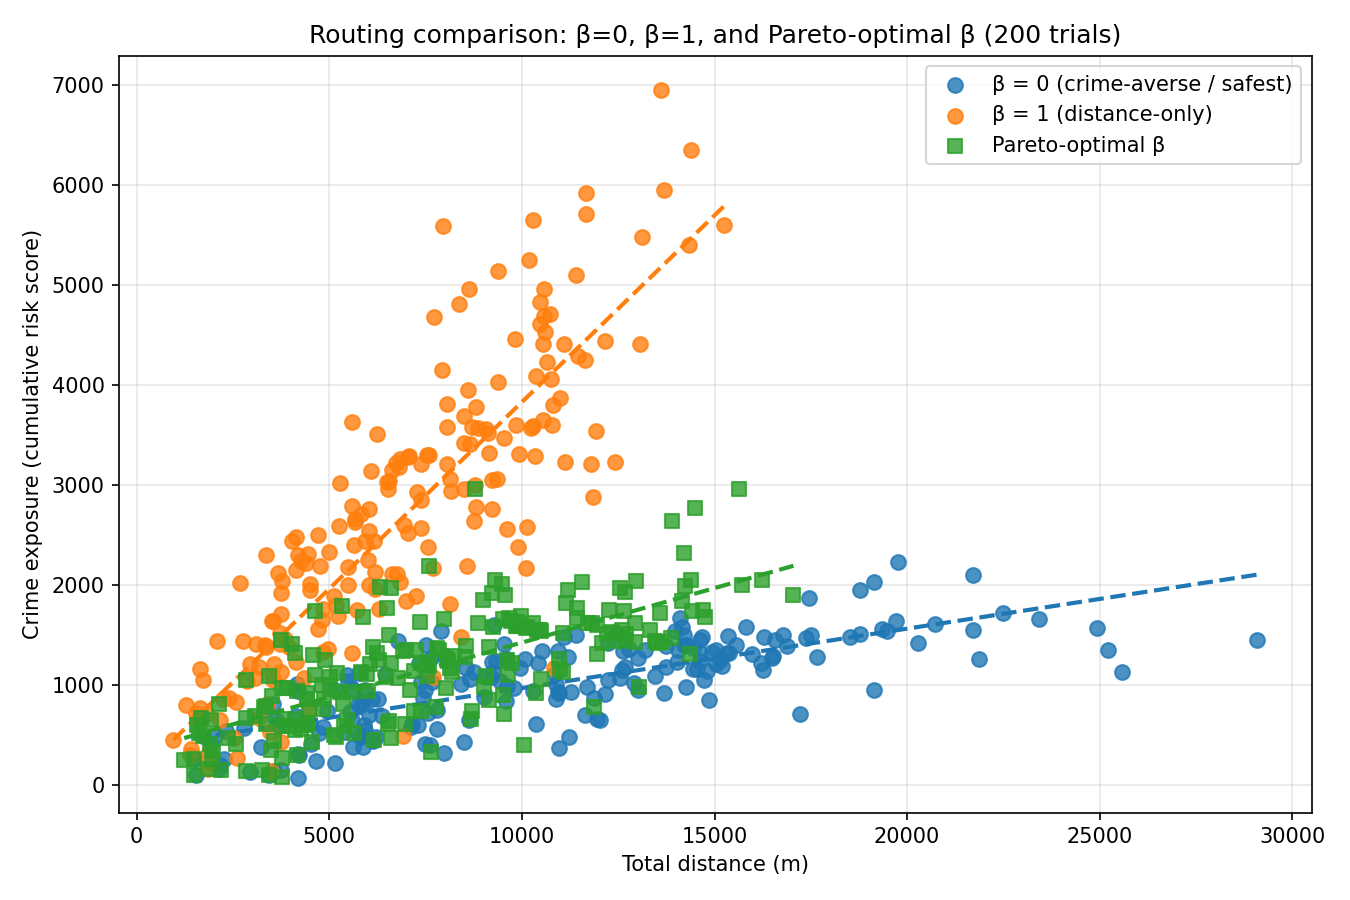

Generate this figure with Python:
"""
Compare routing performance at β=0 (safest/crime-averse), β=1 (distance-only),
and the Pareto-optimal β per route.

For each trial: randomly pick start/end nodes, compute routes at β=0 and β=1,
sweep β in [0, 0.05, ..., 1] to find the Pareto-optimal tradeoff point, then
record (distance, crime exposure) for all three. Results are visualized in a
scatter plot (distance vs crime) with distinct colors and a progress bar.
"""

import random
import sys
from pathlib import Path

sys.path.insert(0, str(Path(__file__).resolve().parent.parent))

from algorithms.routing import route
from algorithms.run_safety_routing import (
    DEFAULT_EDGE_SCORES_PATH,
    attach_edge_scores,
    ensure_numeric_ids,
    load_edge_scores_csv,
    load_graph,
)

# Beta sweep step
BETA_STEP = 0.05


def _prompt_int(prompt: str, default: int) -> int:
    """Read integer from stdin or return default if not TTY or invalid."""
    if not sys.stdin.isatty():
        return default
    s = input(prompt).strip()
    if not s:
        return default
    try:
        return max(1, int(s))
    except ValueError:
        return default


def _prompt_yn(prompt: str, default: bool = False) -> bool:
    """Read y/n from stdin; return True for y/yes, False otherwise. Uses default if not TTY."""
    if not sys.stdin.isatty():
        return default
    s = input(prompt).strip().lower()
    if not s:
        return default
    return s in ("y", "yes")


def _sweep_betas():
    """Betas from 0 to 1 inclusive with step BETA_STEP."""
    return [round(i * BETA_STEP, 2) for i in range(int(1.0 / BETA_STEP) + 1)]


def _pareto_optimal_points(points: list[tuple[float, float]]) -> list[tuple[float, float]]:
    """Return the subset of (distance, crime) points that are Pareto-optimal (non-dominated)."""
    if not points:
        return []
    pareto = []
    for (d, c) in points:
        dominated = False
        for (d2, c2) in points:
            if (d2, c2) == (d, c):
                continue
            if d2 <= d and c2 <= c and (d2 < d or c2 < c):
                dominated = True
                break
        if not dominated:
            pareto.append((d, c))
    return pareto


def _best_tradeoff_point(points: list[tuple[float, float]]) -> tuple[float, float] | None:
    """
    Among Pareto-optimal points, return the one that minimizes normalized distance + crime
    (best tradeoff). Returns None if points is empty.
    """
    pareto = _pareto_optimal_points(points)
    if not pareto:
        return None
    if len(pareto) == 1:
        return pareto[0]
    d_vals = [p[0] for p in pareto]
    c_vals = [p[1] for p in pareto]
    d_max = max(d_vals)
    c_max = max(c_vals)
    if d_max <= 0:
        d_max = 1.0
    if c_max <= 0:
        c_max = 1.0
    best = min(
        pareto,
        key=lambda p: (p[0] / d_max) + (p[1] / c_max),
    )
    return best


def _safe_pct_change(old_val: float, new_val: float) -> float | None:
    """Return (new - old) / old * 100 if old != 0, else None."""
    if old_val == 0:
        return None
    return ((new_val - old_val) / old_val) * 100.0


def _print_improvement_statistics(results: list[dict], n_trials: int) -> None:
    """Compute and print improvement statistics comparing beta=0, beta=1, and Pareto-optimal routes."""
    b0 = [r["beta_0"] for r in results if r["beta_0"] is not None]
    b1 = [r["beta_1"] for r in results if r["beta_1"] is not None]
    pareto = [r["pareto"] for r in results if r["pareto"] is not None]

    def stats(label: str, points: list[tuple[float, float]]) -> None:
        if not points:
            print(f"  {label}: no data")
            return
        dists = [p[0] for p in points]
        crimes = [p[1] for p in points]
        n = len(points)
        print(f"  {label} (n={n}):")
        print(f"    Distance (m):  mean={sum(dists)/n:.1f}, median={sorted(dists)[n//2]:.1f}, min={min(dists):.1f}, max={max(dists):.1f}")
        print(f"    Crime (score): mean={sum(crimes)/n:.1f}, median={sorted(crimes)[n//2]:.1f}, min={min(crimes):.1f}, max={max(crimes):.1f}")

    print("\n" + "=" * 60)
    print("IMPROVEMENT STATISTICS")
    print("=" * 60)
    print(f"Total trials: {n_trials}")
    print("\n--- Summary by strategy ---")
    stats("beta=0 (safest)", b0)
    stats("beta=1 (distance-only)", b1)
    stats("Pareto-optimal", pareto)

    pairs_p_vs_1 = [(r["pareto"], r["beta_1"]) for r in results if r["pareto"] is not None and r["beta_1"] is not None]
    if pairs_p_vs_1:
        n = len(pairs_p_vs_1)
        crime_reductions_pct = []
        crime_reductions_abs = []
        dist_increases_pct = []
        dist_increases_abs = []
        pareto_lower_crime = 0
        for (dp, cp), (d1, c1) in pairs_p_vs_1:
            if c1 > 0:
                crime_reductions_pct.append(_safe_pct_change(c1, cp))
                crime_reductions_abs.append(c1 - cp)
            if cp < c1:
                pareto_lower_crime += 1
            if d1 > 0:
                dist_increases_pct.append(_safe_pct_change(d1, dp))
                dist_increases_abs.append(dp - d1)
        print("\n--- Pareto vs beta=1 (distance-only) ---")
        print(f"  Trials with both routes: {n}")
        if crime_reductions_pct:
            avg = sum(crime_reductions_pct) / len(crime_reductions_pct)
            print(f"  Average crime change: {avg:+.1f}% (negative = less crime with Pareto)")
        if crime_reductions_abs:
            print(f"  Average crime change (absolute): {sum(crime_reductions_abs)/len(crime_reductions_abs):+.1f} points")
        print(f"  Trials where Pareto had lower crime than beta=1: {pareto_lower_crime} ({100*pareto_lower_crime/n:.0f}%)")
        if dist_increases_pct:
            avg = sum(dist_increases_pct) / len(dist_increases_pct)
            print(f"  Average distance change: {avg:+.1f}% (positive = longer path with Pareto)")
        if dist_increases_abs:
            print(f"  Average distance change (absolute): {sum(dist_increases_abs)/len(dist_increases_abs):+.1f} m")

    pairs_p_vs_0 = [(r["pareto"], r["beta_0"]) for r in results if r["pareto"] is not None and r["beta_0"] is not None]
    if pairs_p_vs_0:
        n = len(pairs_p_vs_0)
        dist_reductions_pct = []
        dist_reductions_abs = []
        crime_increases_pct = []
        crime_increases_abs = []
        for (dp, cp), (d0, c0) in pairs_p_vs_0:
            if d0 > 0:
                dist_reductions_pct.append(_safe_pct_change(d0, dp))
                dist_reductions_abs.append(d0 - dp)
            if c0 > 0:
                crime_increases_pct.append(_safe_pct_change(c0, cp))
                crime_increases_abs.append(cp - c0)
        print("\n--- Pareto vs beta=0 (safest) ---")
        print(f"  Trials with both routes: {n}")
        if dist_reductions_pct:
            avg = sum(dist_reductions_pct) / len(dist_reductions_pct)
            print(f"  Average distance change: {avg:+.1f}% (negative = shorter path with Pareto)")
        if dist_reductions_abs:
            print(f"  Average distance change (absolute): {sum(dist_reductions_abs)/len(dist_reductions_abs):+.1f} m")
        if crime_increases_pct:
            avg = sum(crime_increases_pct) / len(crime_increases_pct)
            print(f"  Average crime change: {avg:+.1f}% (positive = more crime with Pareto)")
        if crime_increases_abs:
            print(f"  Average crime change (absolute): {sum(crime_increases_abs)/len(crime_increases_abs):+.1f} points")

    pairs_0_vs_1 = [(r["beta_0"], r["beta_1"]) for r in results if r["beta_0"] is not None and r["beta_1"] is not None]
    if pairs_0_vs_1:
        n = len(pairs_0_vs_1)
        crime_reductions = []
        dist_increases = []
        for (d0, c0), (d1, c1) in pairs_0_vs_1:
            if c1 > 0:
                crime_reductions.append(_safe_pct_change(c1, c0))
            if d1 > 0:
                dist_increases.append(_safe_pct_change(d1, d0))
        print("\n--- beta=0 (safest) vs beta=1 (distance-only) ---")
        print(f"  Trials with both routes: {n}")
        if crime_reductions:
            print(f"  Average crime decrease (safest vs shortest): {sum(crime_reductions)/len(crime_reductions):.1f}%")
        if dist_increases:
            print(f"  Average distance increase (safest vs shortest): {sum(dist_increases)/len(dist_increases):.1f}%")

    print("=" * 60 + "\n")


def run_trial(G, source, target):
    """
    For one (source, target) pair:
      - Route at β=0 and β=1.
      - Sweep β in 0..1 step 0.05, collect (distance, crime).
      - Compute Pareto-optimal best-tradeoff point.
    Return dict with keys: beta_0, beta_1, pareto (each (distance, crime) or None).
    """
    r0 = route(G, source, target, beta=0.0)
    r1 = route(G, source, target, beta=1.0)

    beta_0 = None
    beta_1 = None
    if r0["path_nodes"]:
        beta_0 = (r0["total_distance_m"], r0["total_risk_score"])
    if r1["path_nodes"]:
        beta_1 = (r1["total_distance_m"], r1["total_risk_score"])

    sweep_points = []
    for b in _sweep_betas():
        r = route(G, source, target, beta=b)
        if r["path_nodes"]:
            sweep_points.append((r["total_distance_m"], r["total_risk_score"]))

    pareto_point = _best_tradeoff_point(sweep_points) if sweep_points else None

    return {"beta_0": beta_0, "beta_1": beta_1, "pareto": pareto_point}


def main():
    print("Pareto-optimal beta comparison: distance vs crime exposure")
    n_trials = _prompt_int("Number of trials? (default: 30): ", 30)
    show_line = _prompt_yn("Show line of best fit? [y/n] (default: n): ", False)
    show_stats = _prompt_yn("Show improvement statistics? [y/n] (default: n): ", False)
    print(f"Using {n_trials} trials, beta sweep 0 to 1 step {BETA_STEP}")

    project_root = Path(__file__).resolve().parent.parent
    graph_path = project_root / "data/graphs/sf_pedestrian_graph_enhanced.graphml"
    if not graph_path.exists():
        graph_path = project_root / "data/graphs/sf_pedestrian_graph_projected.graphml"
    if not graph_path.exists():
        graphs_dir = project_root / "data/graphs"
        if graphs_dir.exists():
            graphmls = list(graphs_dir.glob("*.graphml"))
            if graphmls:
                graph_path = graphmls[0]
    if not graph_path.exists():
        print("No GraphML file found under data/graphs/.", file=sys.stderr)
        sys.exit(1)

    edge_scores_path = project_root / DEFAULT_EDGE_SCORES_PATH

    print("Loading graph from", graph_path.name, "...")
    G = load_graph(str(graph_path))
    G = ensure_numeric_ids(G)
    if edge_scores_path.exists():
        print("Attaching edge safety scores...")
        edge_scores = load_edge_scores_csv(edge_scores_path)
        attach_edge_scores(G, edge_scores)

    nodes = list(G.nodes())
    if len(nodes) < 2:
        print("Graph has fewer than 2 nodes.", file=sys.stderr)
        sys.exit(1)

    random.seed(42)
    results = []  # list of run_trial outputs

    try:
        from tqdm import tqdm
    except ImportError:
        def tqdm(iterable, **kwargs):
            return iterable

    for _ in tqdm(range(n_trials), desc="Trials", unit="trial"):
        source, target = random.sample(nodes, 2)
        results.append(run_trial(G, source, target))

    # Collect points for plotting
    dist_b0, crime_b0 = [], []
    dist_b1, crime_b1 = [], []
    dist_p, crime_p = [], []

    for res in results:
        if res["beta_0"] is not None:
            d, c = res["beta_0"]
            dist_b0.append(d)
            crime_b0.append(c)
        if res["beta_1"] is not None:
            d, c = res["beta_1"]
            dist_b1.append(d)
            crime_b1.append(c)
        if res["pareto"] is not None:
            d, c = res["pareto"]
            dist_p.append(d)
            crime_p.append(c)

    try:
        import matplotlib.pyplot as plt
        import numpy as np
    except ImportError as e:
        print("matplotlib and numpy required. pip install matplotlib numpy", file=sys.stderr)
        sys.exit(1)

    fig, ax = plt.subplots(figsize=(9, 6))

    if dist_b0:
        ax.scatter(dist_b0, crime_b0, c="C0", label="β = 0 (crime-averse / safest)", alpha=0.8, s=50, zorder=2)
        if show_line and len(dist_b0) > 1:
            coefs = np.polyfit(dist_b0, crime_b0, 1)
            x_line = np.linspace(min(dist_b0), max(dist_b0), 100)
            ax.plot(x_line, np.polyval(coefs, x_line), c="C0", linestyle="--", linewidth=2)
    if dist_b1:
        ax.scatter(dist_b1, crime_b1, c="C1", label="β = 1 (distance-only)", alpha=0.8, s=50, zorder=2)
        if show_line and len(dist_b1) > 1:
            coefs = np.polyfit(dist_b1, crime_b1, 1)
            x_line = np.linspace(min(dist_b1), max(dist_b1), 100)
            ax.plot(x_line, np.polyval(coefs, x_line), c="C1", linestyle="--", linewidth=2)
    if dist_p:
        ax.scatter(dist_p, crime_p, c="C2", label="Pareto-optimal β", alpha=0.8, s=50, marker="s", zorder=3)
        if show_line and len(dist_p) > 1:
            coefs = np.polyfit(dist_p, crime_p, 1)
            x_line = np.linspace(min(dist_p), max(dist_p), 100)
            ax.plot(x_line, np.polyval(coefs, x_line), c="C2", linestyle="--", linewidth=2)

    ax.set_xlabel("Total distance (m)")
    ax.set_ylabel("Crime exposure (cumulative risk score)")
    ax.set_title(f"Routing comparison: β=0, β=1, and Pareto-optimal β ({n_trials} trials)")
    ax.legend()
    ax.grid(True, alpha=0.3)
    plt.tight_layout()

    out_path = project_root / "algorithms/pareto_beta_comparison.png"
    plt.savefig(out_path, dpi=150)
    plt.close()
    print("Saved plot to", out_path)

    if show_stats:
        _print_improvement_statistics(results, n_trials)


if __name__ == "__main__":
    main()
